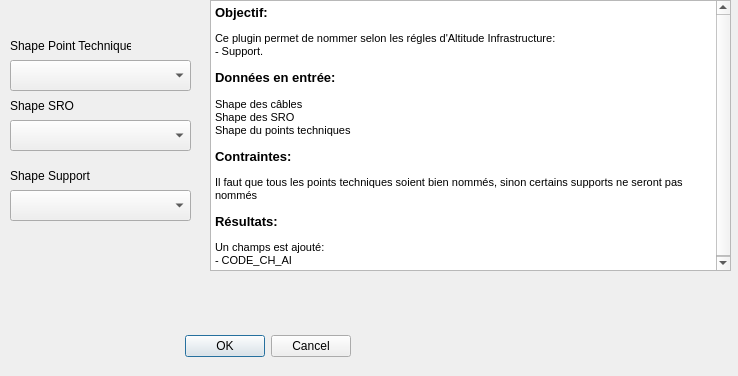
<?xml version="1.0" encoding="UTF-8"?>
<ui version="4.0">
 <class>Nommage_Support_AIDialogBase</class>
 <widget class="QDialog" name="Nommage_Support_AIDialogBase">
  <property name="geometry">
   <rect>
    <x>0</x>
    <y>0</y>
    <width>738</width>
    <height>376</height>
   </rect>
  </property>
  <property name="windowTitle">
   <string>Nommage_Support_AI</string>
  </property>
  <widget class="QDialogButtonBox" name="button_box">
   <property name="geometry">
    <rect>
     <x>10</x>
     <y>330</y>
     <width>341</width>
     <height>32</height>
    </rect>
   </property>
   <property name="orientation">
    <enum>Qt::Horizontal</enum>
   </property>
   <property name="standardButtons">
    <set>QDialogButtonBox::Cancel|QDialogButtonBox::Ok</set>
   </property>
  </widget>
  <widget class="QComboBox" name="comboPT">
   <property name="geometry">
    <rect>
     <x>10</x>
     <y>60</y>
     <width>181</width>
     <height>31</height>
    </rect>
   </property>
  </widget>
  <widget class="QLabel" name="label">
   <property name="geometry">
    <rect>
     <x>10</x>
     <y>30</y>
     <width>121</width>
     <height>31</height>
    </rect>
   </property>
   <property name="text">
    <string>Shape Point Technique</string>
   </property>
  </widget>
  <widget class="QLabel" name="label_2">
   <property name="geometry">
    <rect>
     <x>10</x>
     <y>90</y>
     <width>121</width>
     <height>31</height>
    </rect>
   </property>
   <property name="text">
    <string>Shape SRO</string>
   </property>
  </widget>
  <widget class="QLabel" name="label_3">
   <property name="geometry">
    <rect>
     <x>10</x>
     <y>160</y>
     <width>121</width>
     <height>31</height>
    </rect>
   </property>
   <property name="text">
    <string>Shape Support</string>
   </property>
  </widget>
  <widget class="QComboBox" name="comboSRO">
   <property name="geometry">
    <rect>
     <x>10</x>
     <y>120</y>
     <width>181</width>
     <height>31</height>
    </rect>
   </property>
  </widget>
  <widget class="QComboBox" name="comboSupport">
   <property name="geometry">
    <rect>
     <x>10</x>
     <y>190</y>
     <width>181</width>
     <height>31</height>
    </rect>
   </property>
  </widget>
  <widget class="QTextBrowser" name="textBrowser">
   <property name="geometry">
    <rect>
     <x>210</x>
     <y>0</y>
     <width>521</width>
     <height>271</height>
    </rect>
   </property>
   <property name="html">
    <string>&lt;!DOCTYPE HTML PUBLIC &quot;-//W3C//DTD HTML 4.0//EN&quot; &quot;http://www.w3.org/TR/REC-html40/strict.dtd&quot;&gt;
&lt;html&gt;&lt;head&gt;&lt;meta name=&quot;qrichtext&quot; content=&quot;1&quot; /&gt;&lt;style type=&quot;text/css&quot;&gt;
p, li { white-space: pre-wrap; }
&lt;/style&gt;&lt;/head&gt;&lt;body style=&quot; font-family:'MS Shell Dlg 2'; font-size:8.25pt; font-weight:400; font-style:normal;&quot;&gt;
&lt;p style=&quot; margin-top:0px; margin-bottom:0px; margin-left:0px; margin-right:0px; -qt-block-indent:0; text-indent:0px;&quot;&gt;&lt;span style=&quot; font-size:10pt; font-weight:600;&quot;&gt;Objectif:&lt;/span&gt;&lt;/p&gt;
&lt;p style=&quot; margin-top:12px; margin-bottom:0px; margin-left:0px; margin-right:0px; -qt-block-indent:0; text-indent:0px;&quot;&gt;&lt;span style=&quot; font-family:'MS Shell Dlg 2,sans-serif'; font-size:8pt;&quot;&gt;Ce plugin permet de nommer selon les régles d'Altitude Infrastructure:&lt;/span&gt;&lt;/p&gt;
&lt;p style=&quot; margin-top:0px; margin-bottom:0px; margin-left:0px; margin-right:0px; -qt-block-indent:0; text-indent:0px;&quot;&gt;&lt;span style=&quot; font-family:'MS Shell Dlg 2,sans-serif'; font-size:8pt;&quot;&gt;- Support.&lt;/span&gt;&lt;/p&gt;
&lt;p style=&quot; margin-top:12px; margin-bottom:0px; margin-left:0px; margin-right:0px; -qt-block-indent:0; text-indent:0px;&quot;&gt;&lt;span style=&quot; font-family:'MS Shell Dlg 2,sans-serif'; font-size:10pt; font-weight:600;&quot;&gt;Données en entrée: &lt;/span&gt;&lt;/p&gt;
&lt;p style=&quot;-qt-paragraph-type:empty; margin-top:0px; margin-bottom:0px; margin-left:0px; margin-right:0px; -qt-block-indent:0; text-indent:0px; font-size:8pt;&quot;&gt;&lt;br /&gt;&lt;/p&gt;
&lt;p style=&quot; margin-top:0px; margin-bottom:0px; margin-left:0px; margin-right:0px; -qt-block-indent:0; text-indent:0px;&quot;&gt;&lt;span style=&quot; font-size:8pt;&quot;&gt;Shape des câbles&lt;/span&gt;&lt;/p&gt;
&lt;p style=&quot; margin-top:0px; margin-bottom:0px; margin-left:0px; margin-right:0px; -qt-block-indent:0; text-indent:0px;&quot;&gt;&lt;span style=&quot; font-size:8pt;&quot;&gt;Shape des SRO&lt;/span&gt;&lt;/p&gt;
&lt;p style=&quot; margin-top:0px; margin-bottom:0px; margin-left:0px; margin-right:0px; -qt-block-indent:0; text-indent:0px;&quot;&gt;&lt;span style=&quot; font-size:8pt;&quot;&gt;Shape du points techniques&lt;/span&gt;&lt;/p&gt;
&lt;p style=&quot; margin-top:12px; margin-bottom:0px; margin-left:0px; margin-right:0px; -qt-block-indent:0; text-indent:0px;&quot;&gt;&lt;span style=&quot; font-family:'MS Shell Dlg 2,sans-serif'; font-size:10pt; font-weight:600;&quot;&gt;Contraintes:&lt;/span&gt;&lt;span style=&quot; font-size:10pt;&quot;&gt; &lt;/span&gt;&lt;/p&gt;
&lt;p style=&quot; margin-top:12px; margin-bottom:12px; margin-left:0px; margin-right:0px; -qt-block-indent:0; text-indent:0px;&quot;&gt;&lt;span style=&quot; font-size:8pt;&quot;&gt;Il faut que tous les points techniques soient bien nommés, sinon certains supports ne seront pas nommés&lt;/span&gt;&lt;/p&gt;
&lt;p style=&quot; margin-top:12px; margin-bottom:12px; margin-left:0px; margin-right:0px; -qt-block-indent:0; text-indent:0px;&quot;&gt;&lt;span style=&quot; font-family:'MS Shell Dlg 2,sans-serif'; font-size:10pt; font-weight:600;&quot;&gt;Résultats:&lt;/span&gt;&lt;span style=&quot; font-size:10pt;&quot;&gt; &lt;/span&gt;&lt;/p&gt;
&lt;p style=&quot; margin-top:0px; margin-bottom:0px; margin-left:0px; margin-right:0px; -qt-block-indent:0; text-indent:0px;&quot;&gt;&lt;span style=&quot; font-size:8pt;&quot;&gt;Un champs est ajouté:&lt;/span&gt;&lt;/p&gt;
&lt;p style=&quot; margin-top:0px; margin-bottom:0px; margin-left:0px; margin-right:0px; -qt-block-indent:0; text-indent:0px;&quot;&gt;&lt;span style=&quot; font-size:8pt;&quot;&gt;- CODE_CH_AI&lt;/span&gt;&lt;/p&gt;&lt;/body&gt;&lt;/html&gt;</string>
   </property>
  </widget>
 </widget>
 <resources/>
 <connections>
  <connection>
   <sender>button_box</sender>
   <signal>accepted()</signal>
   <receiver>Nommage_Support_AIDialogBase</receiver>
   <slot>accept()</slot>
   <hints>
    <hint type="sourcelabel">
     <x>20</x>
     <y>20</y>
    </hint>
    <hint type="destinationlabel">
     <x>20</x>
     <y>20</y>
    </hint>
   </hints>
  </connection>
  <connection>
   <sender>button_box</sender>
   <signal>rejected()</signal>
   <receiver>Nommage_Support_AIDialogBase</receiver>
   <slot>reject()</slot>
   <hints>
    <hint type="sourcelabel">
     <x>20</x>
     <y>20</y>
    </hint>
    <hint type="destinationlabel">
     <x>20</x>
     <y>20</y>
    </hint>
   </hints>
  </connection>
 </connections>
</ui>
